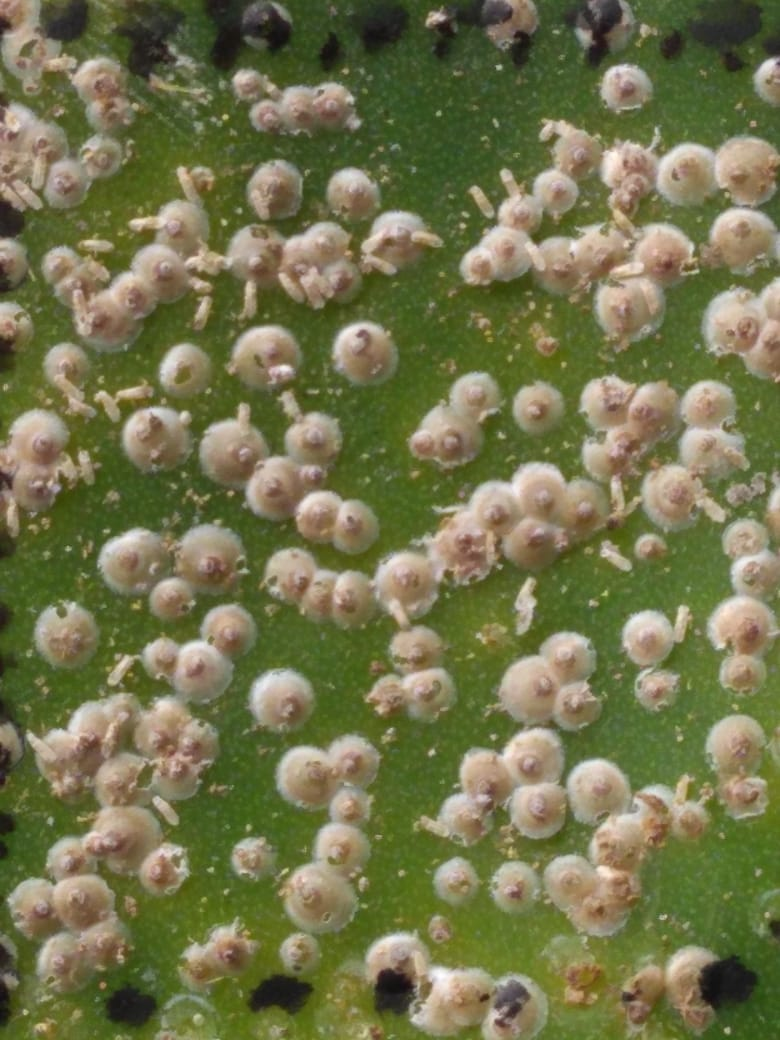
#> input picture src/samples/amostra1.jpeg, 780 x 1040 px, found by its file name
$ python test6.py   (older library calls are emulated)
#> lines starting #> are read from the running program, lines starting #| are printed output that depends on the picture; after the words box and inside, x2 and y2 are one past the last pixel; in counts of white or black regions, pixels touching at a corner belong together
# -*- coding: utf-8 -*-
"""
Created on Fri Jun 19 16:34:06 2020

@author: Josenalde
"""

#http://professor.luzerna.ifc.edu.br/ricardo-antonello/wp-content/uploads/sites/8/2017/02/Livro-Introdu%C3%A7%C3%A3o-a-Vis%C3%A3o-Computacional-com-Python-e-OpenCV-3.pdf

import cv2 as cv
import matplotlib.pyplot as plt
import numpy as np
import mahotas as mh

# parameters

BLUR = 9
CANNY_TH1 = 50
CANNY_TH2 = 150
MASK_DILATE_ITER = 2
MASK_ERODE_ITER = 10
MASK_COLOR = (0.0, 0.0, 0.0) #black

def escreve(img, texto, cor=(255,0,0)):
    fonte = cv.FONT_HERSHEY_SIMPLEX
    cv.putText(img, texto, (10,20), fonte, 0.5, cor, 0, cv.LINE_AA)

imgColor = cv.imread('amostra1.jpeg')
#> imgColor is the input picture: shape (1040, 780, 3); mean B, G, R 76.9, 116.6, 115.5

#equalizacao de histograma
img_to_yuv = cv.cvtColor(imgColor,cv.COLOR_BGR2YUV)
#> img_to_yuv: shape (1040, 780, 3); mean of channels 0, 1, 2 111.7, 110.8, 131.3
img_to_yuv[:,:,0] = cv.equalizeHist(img_to_yuv[:,:,0])
#> img_to_yuv: shape (1040, 780, 3); mean of channels 0, 1, 2 128.6, 110.8, 131.3
imgEq = cv.cvtColor(img_to_yuv, cv.COLOR_YUV2BGR)

cv.imshow('img equalizada', imgEq)
cv.waitKey(0)
cv.destroyAllWindows()

#suaviza para facilitar algoritmo detectar cordas
imgSmooth = cv.medianBlur(imgEq, BLUR)
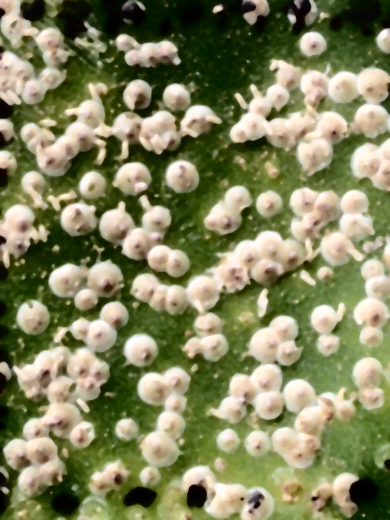
#> imgSmooth: shape (1040, 780, 3) (shown at 1/2 size); mean B, G, R 94.1, 132.6, 131.2
#imgColor[:,:,1] = 0 #without green channel
#converter para tons de cinza
imgGray = cv.cvtColor(imgSmooth, cv.COLOR_BGR2GRAY)
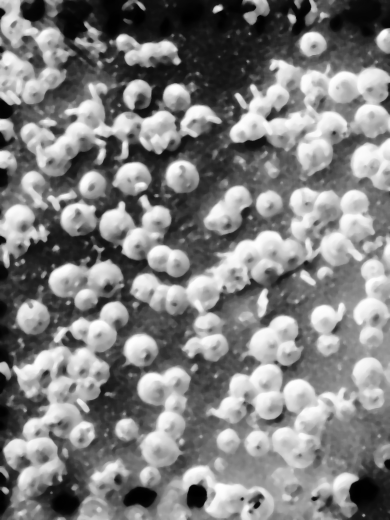
#> imgGray: shape (1040, 780) (shown at 1/2 size); min 0, max 255, mean 127.8

#Passo 2: Detecção de bordas com Canny
bordas = cv.Canny(imgSmooth, CANNY_TH1, CANNY_TH2) #nao foi observado influencia de th1 e th2
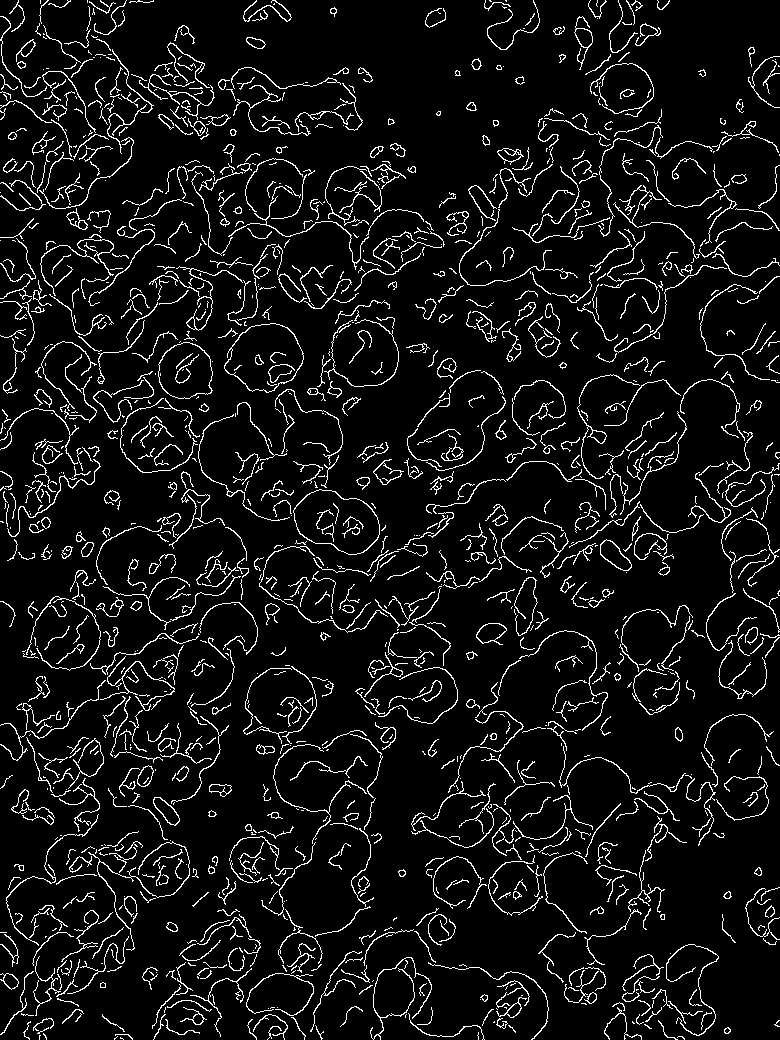
#> bordas: shape (1040, 780); 7.5% white in thin lines or dots
bordas = cv.dilate(bordas, None, iterations=MASK_DILATE_ITER)
#> bordas: shape (1040, 780); 37.9% white; 121 white regions, largest, box (x1, y1, x2, y2) and area: (0, 0, 780, 1007) 152788, (0, 469, 260, 1037) 42700, (150, 663, 551, 1040) 31180
bordas = cv.erode(bordas, None)
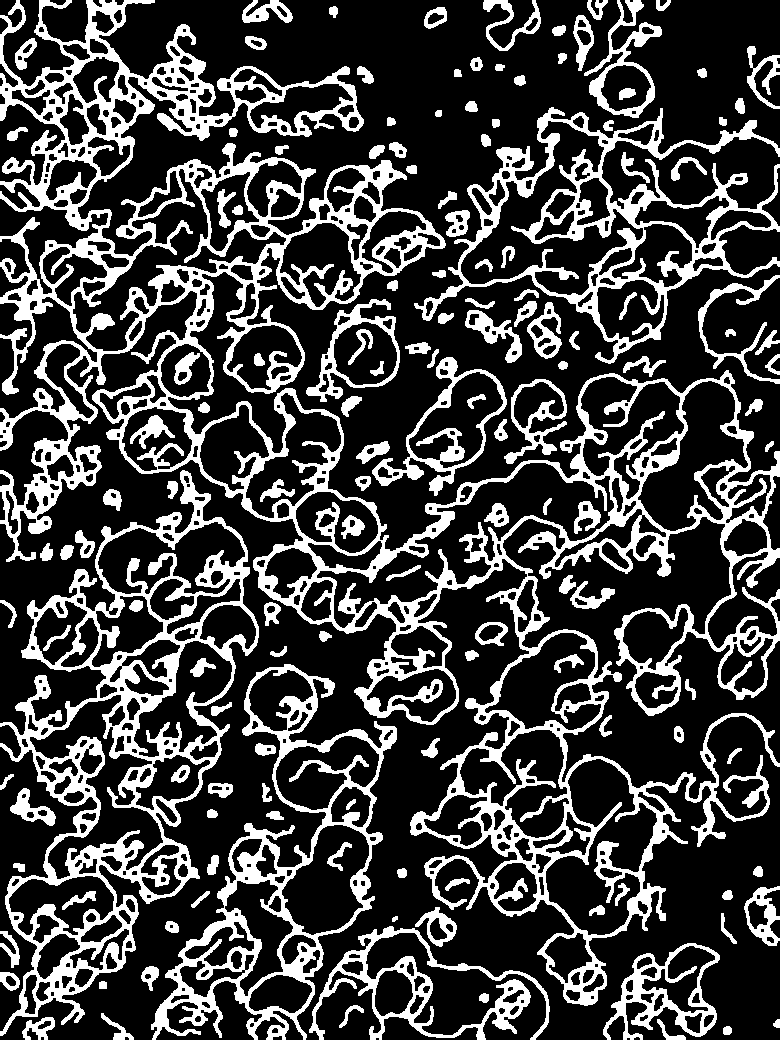
#> bordas: shape (1040, 780); 25.5% white; 147 white regions
cv.imshow('bordas canny', bordas)
cv.waitKey(0)
cv.destroyAllWindows()

bordas_info = []

cochonilas = cv.findContours(bordas, cv.RETR_EXTERNAL, cv.CHAIN_APPROX_SIMPLE)
#> cochonilas = 119 contours, 1 with area under 20; largest, box (x1, y1, x2, y2) and area: (0, 0, 780, 1006) 230548, (0, 470, 259, 1036) 70488, (414, 107, 780, 364) 37634, (151, 664, 397, 1040) 37254, (372, 357, 507, 496) 7434
cochonilas = cochonilas[0] if len(cochonilas)==2 else cochonilas[1]

for c in cochonilas:
    bordas_info.append((c, cv.isContourConvex(c), cv.contourArea(c)))
#> this loop made 119 passes
#> after the loop, bordas_info = 119 items
    # [44 lines of commented-out code are left out]

imgC2 = imgColor.copy()

# [21 lines of commented-out code are left out]

s = 0
for c in cochonilas:
    s += len(c)
    cv.drawContours(imgC2,[c], -1, (255,0,0), 2)
#> this loop made 119 passes
#> s on passes 1 to 8: 10, 21, 44, 109, 154, 188, 200, 208
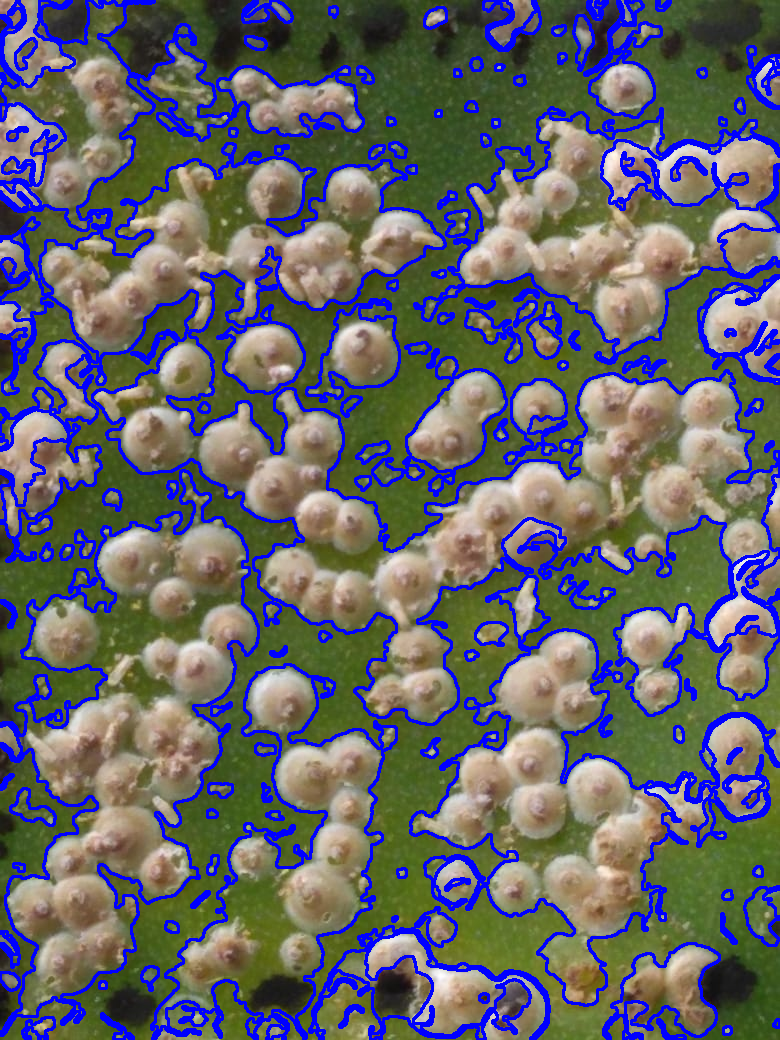
#> imgC2: shape (1040, 780, 3); 14.88% of pixels changed, all inside (x1, y1, x2, y2) = (0, 0, 780, 1040)
#> after the loop, s = 16120

print('pixels delimitando cochonilas: ' + str(s))
#| pixels delimitando cochonilas: 16120

totPixelsGray = imgGray.shape[0] * imgGray.shape[1]
percentCochonila = (s / totPixelsGray) * 100
#> percentCochonila = 1.99
print('presence of cochonila: %.2f' % percentCochonila)
#| presence of cochonila: 1.99

# # escreve(imgGray, "Imagem em tons de cinza", 0)
# # escreve(imgSmooth, "Suavizacao com Blur", 0)
# # escreve(bin, "Binarizacao com Metodo Otsu", 255)
# # escreve(bordas, "Detector de bordas Canny", 255)

# # temp = np.vstack([np.hstack([imgGray, imgSmooth]), np.hstack([bin, bordas])])
# # cv.imshow("Quantidade de objetos: "+ str(len(objetos)), temp)
# # cv.waitKey(0)
# # imgC2 = imgColor.copy()
# # cv.imshow("Imagem Original", imgColor)

# # cv.drawContours(imgC2, objetos, -1, (255, 0, 0), 2)
print(str(len(cochonilas)) + 'objetos encontrados!')
#| 119objetos encontrados!
escreve(imgC2, str(len(cochonilas))+" objetos encontrados!")
#> in escreve, `fonte = cv.FONT_HERSHEY_SIMPLEX`: fonte = 0
# #plt.subplot(2,1,1)
# plt.imshow(imgC2)
# #plt.subplot(2,1,2)
# #plt.imshow(bin)
# plt.show()
cv.imshow("Resultado", imgC2)
cv.imwrite('result1.png', imgC2)
cv.waitKey(0)
cv.destroyAllWindows()

# #pointPolygonTest()

$ run again, with src/samples/amostra2.jpeg copied over src/samples/amostra1.jpeg
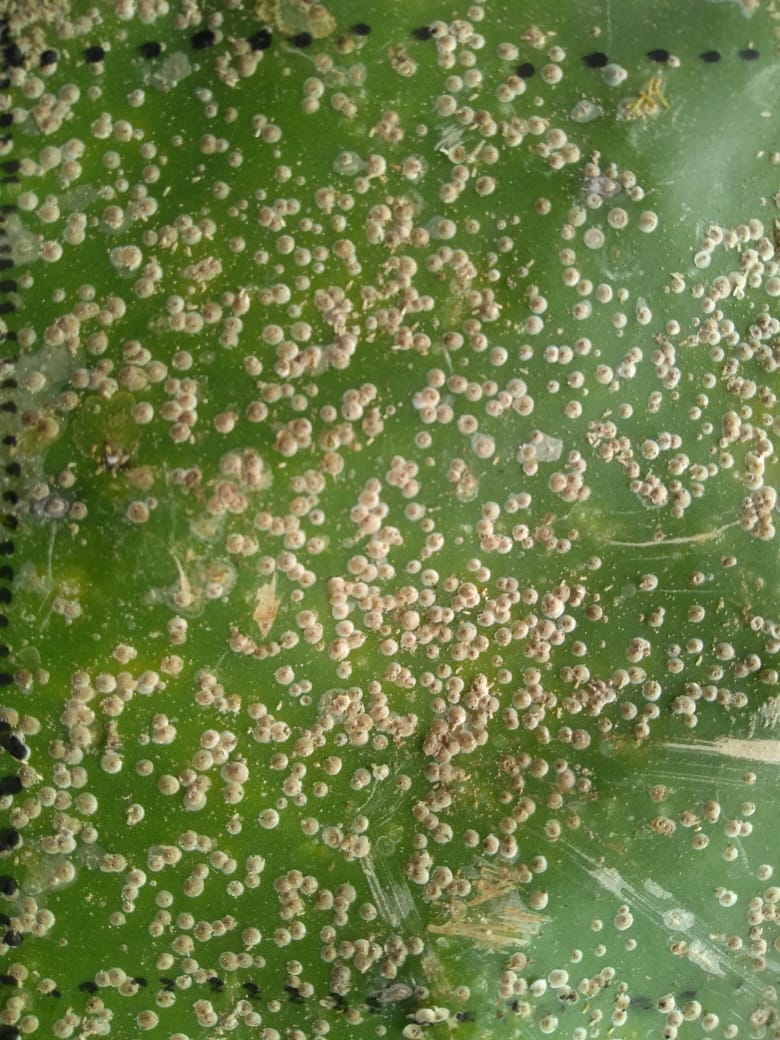
#> input picture src/samples/amostra2.jpeg, 780 x 1040 px, found by its file name
#> imgColor is the input picture: shape (1040, 780, 3); mean B, G, R 70.1, 123.8, 108.6
#> `bordas = cv.erode(bordas, None)`:
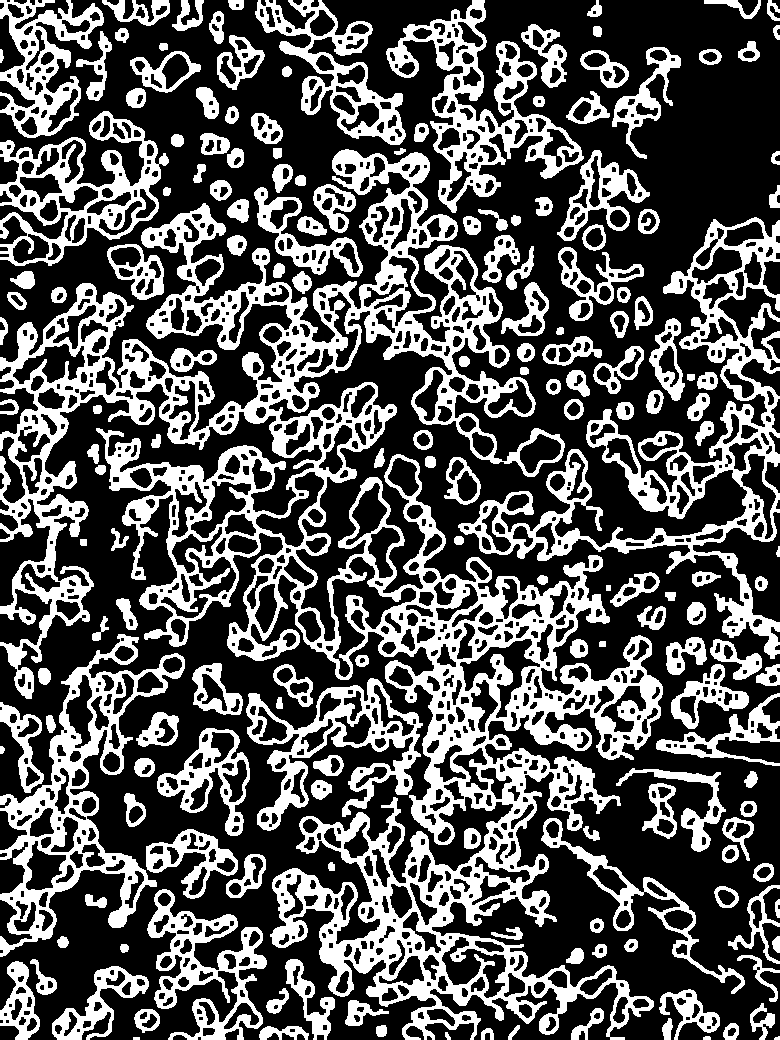
#> bordas: shape (1040, 780); 33.9% white; 182 white regions (1 under 20 px)
#> cochonilas = 182 contours, 4 with area under 20; largest, box (x1, y1, x2, y2) and area: (0, 149, 663, 1040) 186542, (458, 217, 780, 659) 30638, (0, 634, 185, 957) 20321, (386, 0, 584, 213) 14160, (0, 111, 169, 266) 13020
#> the loop `for c in cochonilas:` made 182 passes
#> c on pass 1: [[133, 1037], [133, 1039], [139, 1039], [139, 1037]]
#> after the loop `for c in cochonilas:`: bordas_info = 182 items
#> the loop `for c in cochonilas:` made 182 passes
#> s on passes 2 to 4: 11, 18, 28
#> after the loop `for c in cochonilas:`:
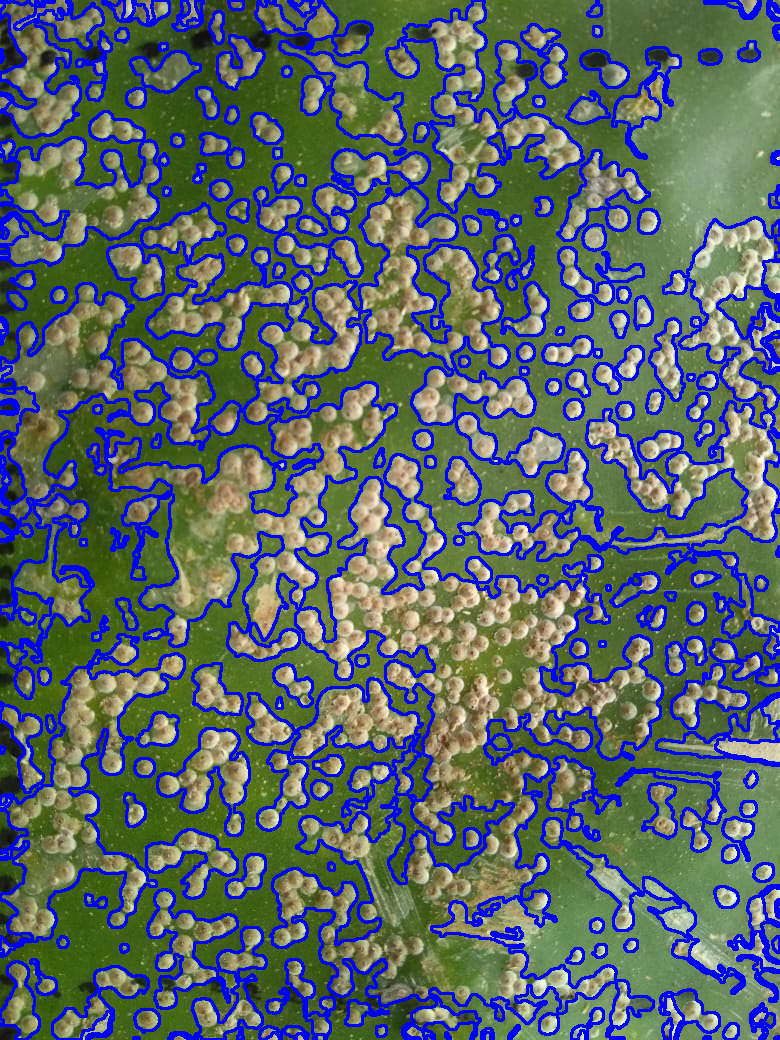
#> imgC2: shape (1040, 780, 3); mean B, G, R 109.2, 100.8, 89.3
#> after the loop `for c in cochonilas:`: s = 20905
#| pixels delimitando cochonilas: 20905
#> percentCochonila = 2.58
#| presence of cochonila: 2.58
#| 182objetos encontrados!
#> fonte = 0

$ run again, with src/samples/areas_amostras1_2.jpeg copied over src/samples/amostra1.jpeg
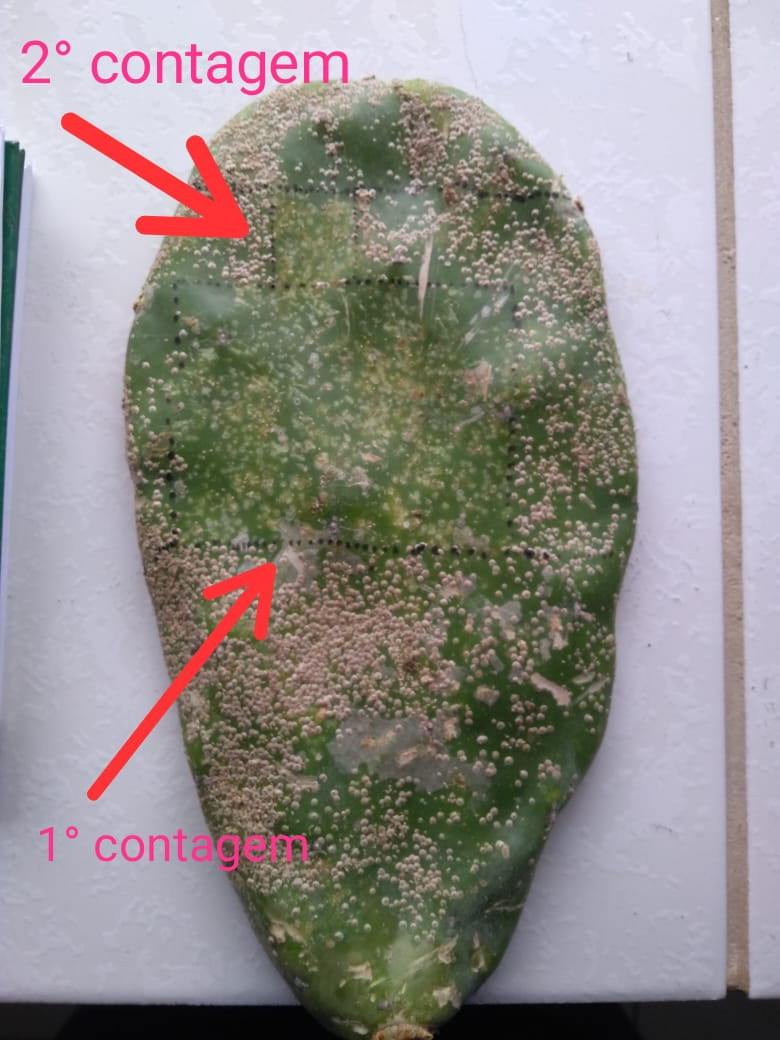
#> input picture src/samples/areas_amostras1_2.jpeg, 780 x 1040 px, found by its file name
#> imgColor is the input picture: shape (1040, 780, 3); mean B, G, R 139, 141, 145.9
#> `bordas = cv.erode(bordas, None)`:
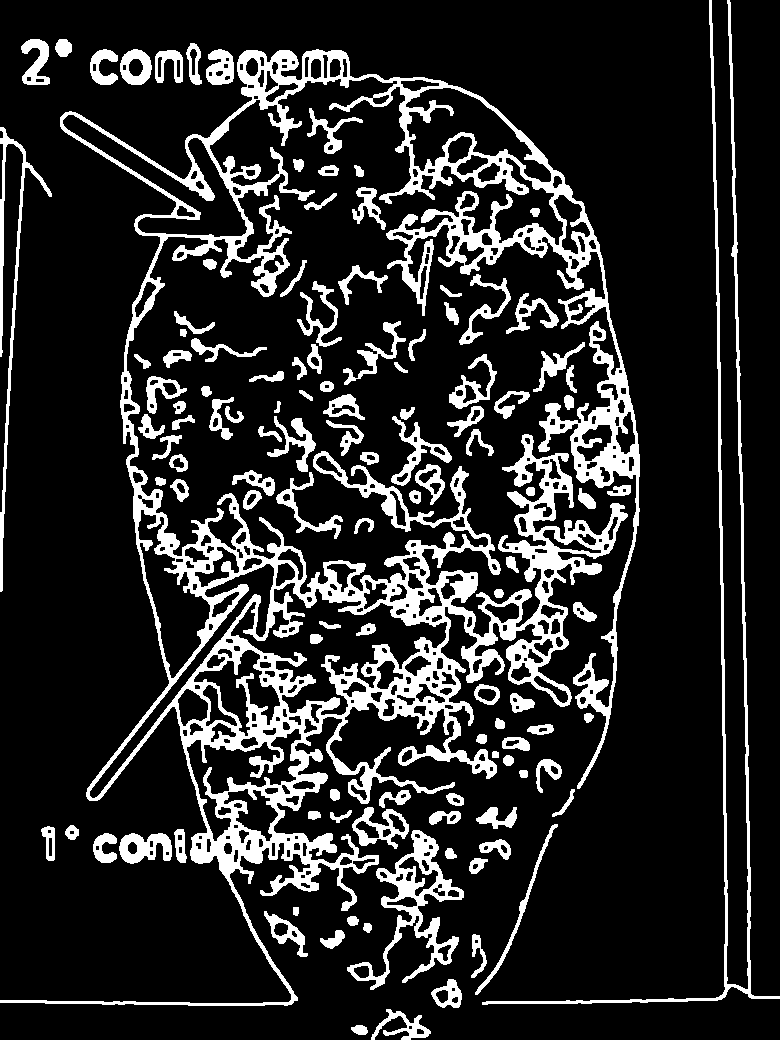
#> bordas: shape (1040, 780); 16.4% white; 118 white regions
#> cochonilas = 115 contours; largest, box (x1, y1, x2, y2) and area: (0, 49, 640, 1006) 138692, (347, 830, 464, 990) 4914, (482, 0, 780, 1005) 4852, (0, 127, 52, 592) 1731, (352, 807, 409, 849) 1245
#> the loop `for c in cochonilas:` made 115 passes
#> after the loop `for c in cochonilas:`: bordas_info = 115 items
#> the loop `for c in cochonilas:` made 115 passes
#> s on passes 1 to 8: 18, 147, 195, 250, 278, 290, 308, 380
#> after the loop `for c in cochonilas:`:
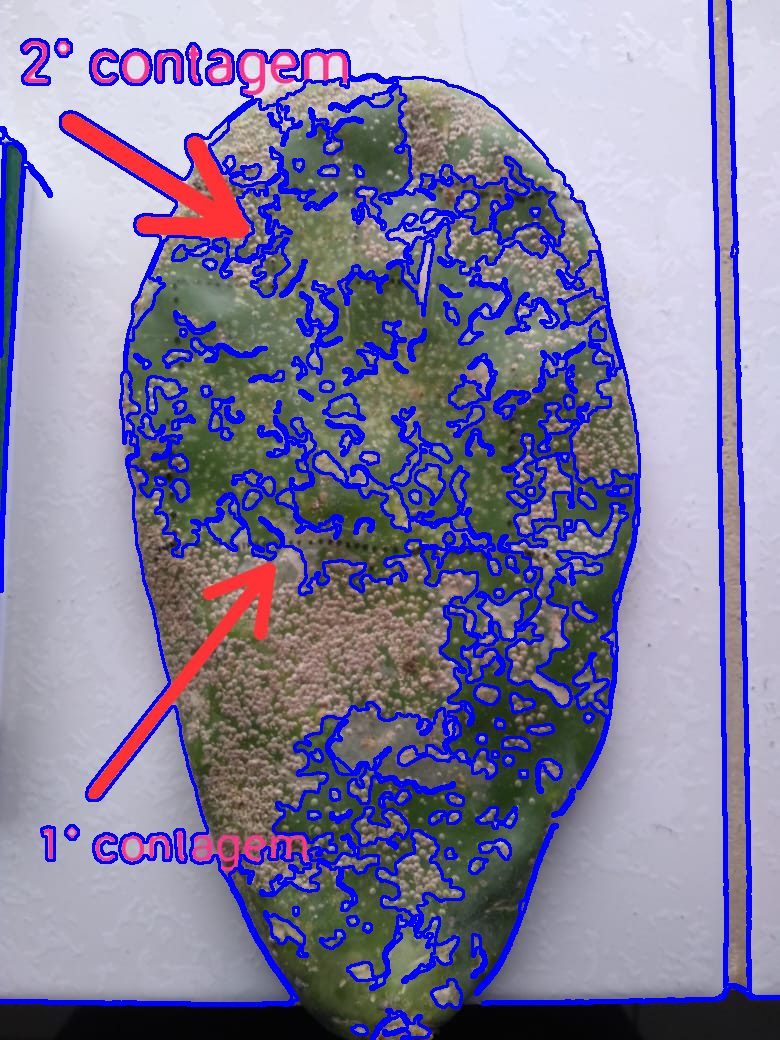
#> imgC2: shape (1040, 780, 3); 13.53% of pixels changed, all inside (x1, y1, x2, y2) = (0, 0, 780, 1040)
#> after the loop `for c in cochonilas:`: s = 13204
#| pixels delimitando cochonilas: 13204
#> percentCochonila = 1.63
#| presence of cochonila: 1.63
#| 115objetos encontrados!
#> fonte = 0
